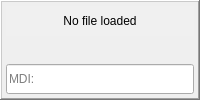
          <widget class="QFrame" name="frame_gcode">
           <property name="sizePolicy">
            <sizepolicy hsizetype="Preferred" vsizetype="Preferred">
             <horstretch>0</horstretch>
             <verstretch>0</verstretch>
            </sizepolicy>
           </property>
           <property name="minimumSize">
            <size>
             <width>0</width>
             <height>0</height>
            </size>
           </property>
           <property name="maximumSize">
            <size>
             <width>16777215</width>
             <height>16777215</height>
            </size>
           </property>
           <property name="frameShape">
            <enum>QFrame::WinPanel</enum>
           </property>
           <property name="frameShadow">
            <enum>QFrame::Raised</enum>
           </property>
           <layout class="QVBoxLayout" name="verticalLayout_6">
            <property name="spacing">
             <number>4</number>
            </property>
            <property name="leftMargin">
             <number>4</number>
            </property>
            <property name="topMargin">
             <number>4</number>
            </property>
            <property name="rightMargin">
             <number>4</number>
            </property>
            <property name="bottomMargin">
             <number>4</number>
            </property>
            <item>
             <widget class="StatusLabel" name="lbl_loaded_file">
              <property name="sizePolicy">
               <sizepolicy hsizetype="Preferred" vsizetype="Fixed">
                <horstretch>0</horstretch>
                <verstretch>0</verstretch>
               </sizepolicy>
              </property>
              <property name="minimumSize">
               <size>
                <width>0</width>
                <height>30</height>
               </size>
              </property>
              <property name="maximumSize">
               <size>
                <width>16777215</width>
                <height>30</height>
               </size>
              </property>
              <property name="styleSheet">
               <string notr="true">background: rgb(240,240,240);
border: none;
font: 12pt &quot;Lato Heavy&quot;;
color: black;</string>
              </property>
              <property name="frameShape">
               <enum>QFrame::WinPanel</enum>
              </property>
              <property name="frameShadow">
               <enum>QFrame::Sunken</enum>
              </property>
              <property name="lineWidth">
               <number>2</number>
              </property>
              <property name="text">
               <string>No file loaded</string>
              </property>
              <property name="alignment">
               <set>Qt::AlignCenter</set>
              </property>
              <property name="filename_status" stdset="0">
               <bool>true</bool>
              </property>
              <property name="filepath_status" stdset="0">
               <bool>false</bool>
              </property>
             </widget>
            </item>
            <item>
             <widget class="GcodeEditor" name="gcode_viewer">
              <property name="sizePolicy">
               <sizepolicy hsizetype="Preferred" vsizetype="Preferred">
                <horstretch>0</horstretch>
                <verstretch>0</verstretch>
               </sizepolicy>
              </property>
              <property name="minimumSize">
               <size>
                <width>0</width>
                <height>0</height>
               </size>
              </property>
              <property name="maximumSize">
               <size>
                <width>16777215</width>
                <height>16777215</height>
               </size>
              </property>
              <property name="font">
               <font>
                <family>Lato</family>
                <pointsize>10</pointsize>
                <weight>75</weight>
                <bold>true</bold>
               </font>
              </property>
              <property name="auto_show_mdi_status" stdset="0">
               <bool>true</bool>
              </property>
              <property name="auto_show_manual_status" stdset="0">
               <bool>false</bool>
              </property>
             </widget>
            </item>
            <item>
             <widget class="MDILine" name="mdiline">
              <property name="sizePolicy">
               <sizepolicy hsizetype="Preferred" vsizetype="Fixed">
                <horstretch>0</horstretch>
                <verstretch>0</verstretch>
               </sizepolicy>
              </property>
              <property name="minimumSize">
               <size>
                <width>0</width>
                <height>30</height>
               </size>
              </property>
              <property name="maximumSize">
               <size>
                <width>16777215</width>
                <height>30</height>
               </size>
              </property>
              <property name="styleSheet">
               <string notr="true">MDILine {
    background: rgb(240,240,240);
    border: none;
    font: 10pt &quot;Lato Heavy&quot;;
    color: black;
}
</string>
              </property>
              <property name="placeholderText">
               <string>MDI: </string>
              </property>
              <property name="soft_keyboard_option" stdset="0">
               <bool>false</bool>
              </property>
             </widget>
            </item>
           </layout>
          </widget>
